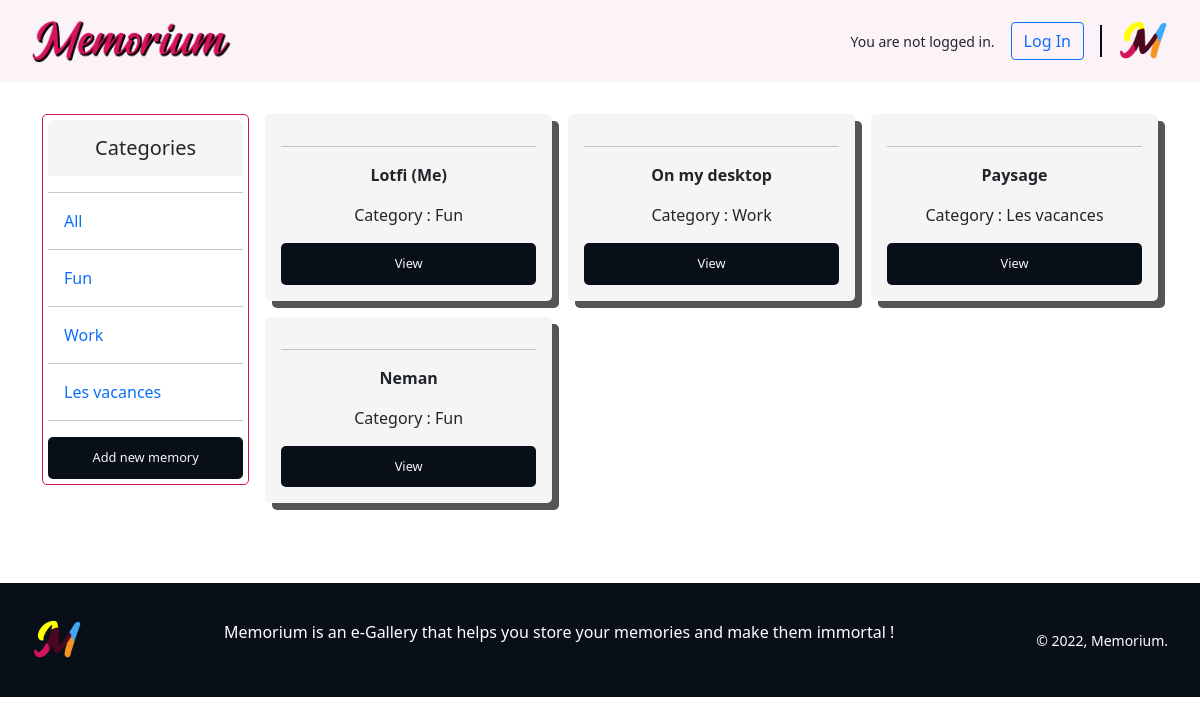
Before: / with the older database file.
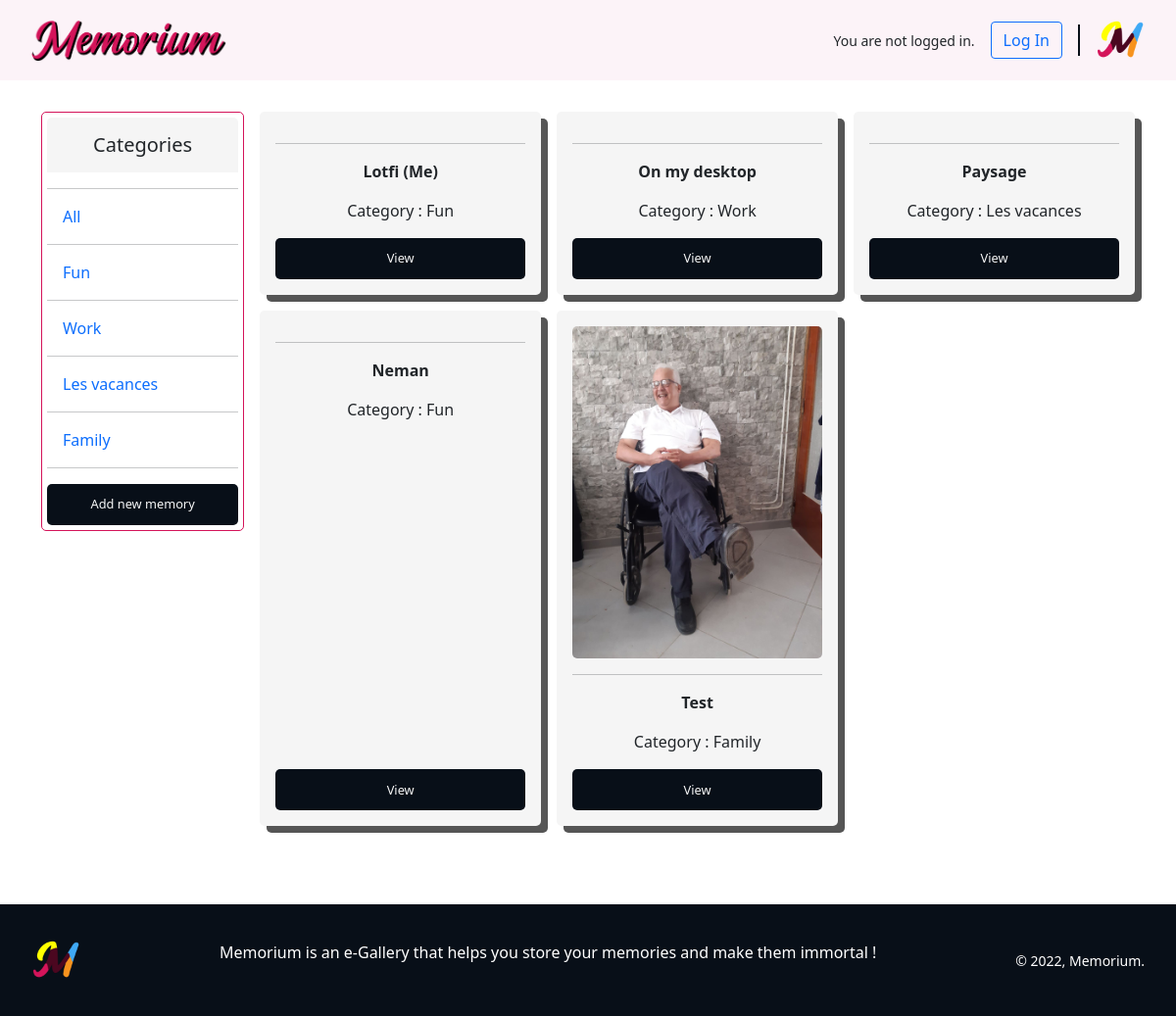
After: the same page with the newer database file.
### memorium/models.py (models this page shows, shortened)
class Category(models.Model):
    class Meta:
        verbose_name_plural = "categories"
    name = models.CharField(max_length=100, null=False, blank=False)
    def __str__(self):
        return self.name

class Memory(models.Model):
    class Meta:
        verbose_name_plural = "memories"
    category = models.ForeignKey(Category, on_delete=models.SET_NULL, null=True, blank=True)
    title = models.CharField(max_length=200)
    memory = models.ImageField(null=True)
    date_added = models.DateTimeField(auto_now_add=True)
    author = models.ForeignKey(
        'auth.User',
        on_delete=models.CASCADE,
        )
    description = models.TextField(null=True, blank=True)
    @property
    def imageURL(self):
        try:
            url = self.memory.url
        except:
            url = ''
        return url

### memorium/views.py (the view)
# urls.py: path('', views.MemoryListView.as_view(), name='gallery'),
class MemoryListView(ListView):
    model = Memory
    template_name = 'photos/gallery.html'
    def get_context_data(self, **kwargs):
        category = self.request.GET.get('category')
        if category == None:
            memories = Memory.objects.all()
        else:
            memories = Memory.objects.filter(category__name=category)
        context = super(MemoryListView, self).get_context_data(**kwargs)
        context.update({
            'categories': Category.objects.all()[0:4],
            'memories': memories
        })
        return context

### templates/photos/gallery.html (shortened to what this page needs)
{% extends 'base.html' %} {% load static %}
{% block style %} <link rel="stylesheet" href="{% static "styles/main.css" %}">
{% endblock style %} {% block content %}
<main class="container">
  <aside>
    <h5>Categories</h5>
    <hr />
      <a id="link" href="{% url 'gallery' %}">All</a>
      {% for category in categories%}
        <hr />
        <a id="link" href="{% url 'gallery' %}?category={{ category.name }}">{{ category.name }}</a>
      {% endfor %}
      <hr>
    <a href="{% url 'new_memory' %}">
      <button class="button">Add new memory</button>
    </a>
  </aside>
  <section>
    {% for memory in memories %}
      <div class="memory">
        <div>
          <img src="{{ memory.imageURL }}" alt="" />
          <hr>
          <p><b>{{ memory.title }}</b></p>
          <p>Category : {{ memory.category }}</p>
        </div>
        <a href="{% url 'memory' memory.pk %}">
          <button class="button">View</button>
        </a>
      </div>
      {% empty %}
        <h1>Oops. No memory for this category</h1>
    {% endfor %}
  </section>
</main>
{% endblock content %}

### templates/base.html (shortened to what this page needs)
{% load static %}
<html lang="en">
  <head>
    {% block style %} {% endblock style %}
    <link
      href="https://cdn.jsdelivr.net/npm/bootstrap@5.1.3/dist/css/bootstrap.min.css"
      rel="stylesheet"
    />
  </head>
  <body>
    <header>
      <a class="logo" href="{% url 'gallery' %}">
        <img class="logo" src="{% static "images/memorium_logo.png"%}" alt="">
      </a>
      <div class="profile">
        {% if user.is_authenticated %}
          <small style="margin-right: 1rem;">Hi {{ user.username }}!</small>
          <a class="btn btn-outline-danger" href="{% url 'logout' %}">Log out</a>
        {% else %}
          <small style="margin-right: 1rem;">You are not logged in.</small>
          <a class="btn btn-outline-primary" href="{% url 'login' %}">Log In</a>
        {% endif %}
        <div class="vertical-line"></div>
        <img class="icon" src="{% static "images/memorium_icon.png"%}" alt="">
      </div>
    </header>
    {% block content %} {% endblock content %}
    <footer>
      <div class="profile">
        <img class="icon" src="{% static "images/memorium_icon.png"%}" alt="">
      </div>
      <p>
        Memorium is an e-Gallery that helps you store your memories and make them immortal !
      </p>
      <small>&copy; 2022, Memorium.</small>
    </footer>
  </body>
</html>

### static/styles/main.css (style rules this page uses)
:root { --mainColor: #d4145a; --secondaryColor: #4b0720; --thirdColor: #fcf3f8; --darkColor: rgb(8, 15, 24); --borderRadius: 5px; --defaultFont: 'Source Sans Pro', sans-serif --TitleFont: 'Source Serif 4', sans-serif; }
*, *::before, *::after { box-sizing: border-box; margin: 0; padding: 0; }
body { font-family: 'Source Sans Pro', sans-serif; background-color: white; -webkit-animation: fadein 2s; animation: fadein 2s; overflow-x: hidden; }
html { scroll-behavior: smooth; }
h3, h4, h5, h6 { font-family: var(--TitleFont); margin-right: 1rem; }
a { text-decoration: none; }
.button { width: 100%; padding: 0.7rem; font-size: 0.8rem; font-weight: 500; color: #f5f5f5; background-color: var(--darkColor); border-radius: var(--borderRadius); transition: 700ms; cursor: pointer; border: none; }
header { display: flex; justify-content: space-between; padding: 1rem 2rem; align-items: center; background-color: var(--thirdColor); }
header > .profile { display: flex; justify-content: space-between; align-items: center; }
.logo { width: 200px; }
.icon { width: 50px; }
.container { display: grid; grid-template-columns: repeat(5, 1fr); width: 80%; margin: 2rem auto; }
aside { border: 1px solid var(--mainColor); grid-column: span 1; border-radius: var(--borderRadius); margin-right: 1rem; height: fit-content; padding: 5px; }
aside > h5 { padding: 1rem; background-color: #f5f5f5; margin: 0; text-align: center; border-radius: var(--borderRadius) var(--borderRadius) 0 0; }
aside #link { margin-left: 1rem; text-decoration: none; }
section { grid-column: span 4; display: grid; grid-gap: 1rem; grid-template-columns: repeat(3, 1fr); border-radius: var(--borderRadius); margin-bottom: 3rem; grid-auto-rows: min-content; }
.memory { display: flex; flex-direction: column; justify-content: space-between; background-color: #f5f5f5; border-radius: var(--borderRadius); box-shadow: 7px 7px 0px #555; text-align: center; padding: 1rem; transition: 300ms; }
.memory > div { display: flex; flex-direction: column; justify-content: space-between; }
.memory > div > img { max-width: 100%; max-height: 400px; border-radius: var(--borderRadius); }
.vertical-line { border-right: 2px solid var(--darkColor); height: 2rem; color: var(--darkColor); margin: 0px 1rem; }
footer { bottom: 0; left: 0; width: 100%; background-color: var(--darkColor); color: white; align-items: center; padding: 2rem; display: flex; justify-content: space-between; }

Changed rows visible on the page:
added Category: name "Family"
added Memory: imageURL (picture), title "Test", category "Family"
